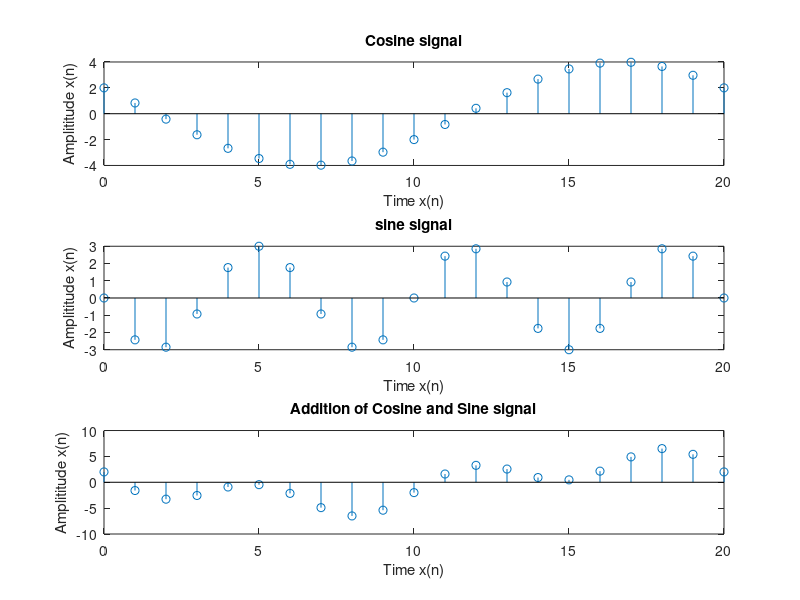

Write MATLAB code to recreate this figure.
%Cosine Signal
n=0:20;
x=4*cos(0.1*pi*n+(pi/3));
subplot(3,1,1);
stem(n,x);
xlabel('Time x(n)');
ylabel('Amplititude x(n)');
title('Cosine signal');

%Sine Signal
y=3*sin(0.3*pi*n+pi);
subplot(3,1,2);
stem(n,y);
xlabel('Time x(n)');
ylabel('Amplititude x(n)');
title('sine signal');

%Addition of Cosine and Sine Signal
z=x+y;
subplot(3,1,3);
stem(n,z);
xlabel('Time x(n)');
ylabel('Amplititude x(n)');
title('Addition of Cosine and Sine signal');
